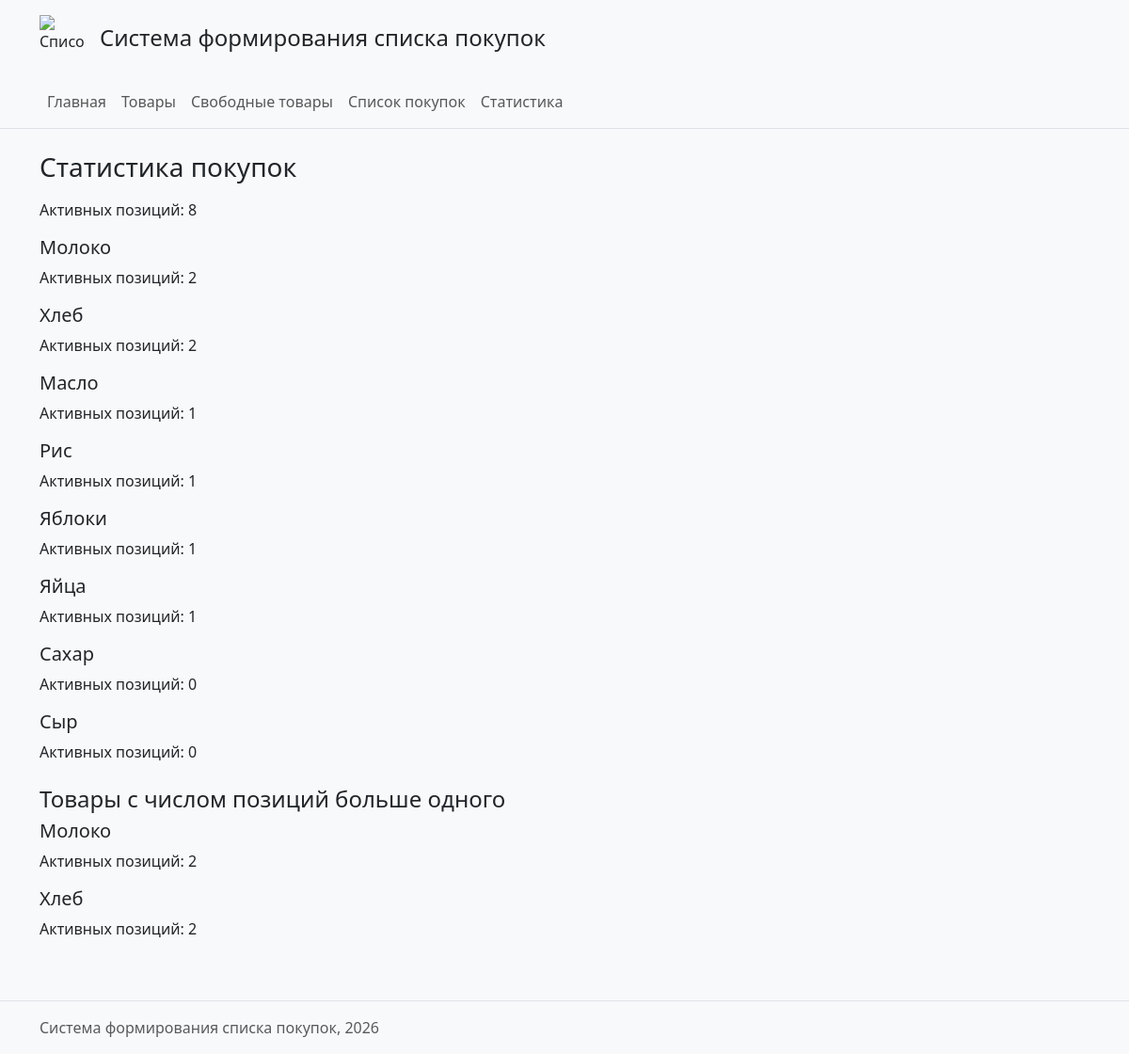
/purchases/statistics/, run on the app's committed database.
### purchases/views.py (the view)
# urls.py: path("statistics/", views.statistics, name="statistics"),
def statistics(request):
    connection = get_connection()
    try:
        statistics_data = connection.execute(
            """
            SELECT
                products.name AS product_name,
                COUNT(purchases.id) AS purchases_count
            FROM products
            LEFT JOIN purchases
                ON products.id = purchases.product_id
                AND purchases.is_cancelled = 0
            GROUP BY products.id, products.name
            ORDER BY purchases_count DESC, products.name
            """
        ).fetchall()
        popular = connection.execute(
            """
            SELECT
                products.name AS name,
                COUNT(purchases.id) AS purchases_count
            FROM products
            JOIN purchases ON products.id = purchases.product_id
            WHERE purchases.is_cancelled = 0
            GROUP BY products.id, products.name
            HAVING COUNT(purchases.id) > 1
            ORDER BY purchases_count DESC, products.name
            """
        ).fetchall()
        purchases_count = connection.execute(
            """
            SELECT COUNT(*) AS total
            FROM purchases
            WHERE is_cancelled = 0
            """
        ).fetchone()["total"]
    finally:
        connection.close()
    context = {
        "statistics": statistics_data,
        "popular": popular,
        "purchases_count": purchases_count,
    }
    return render(request, "purchases/statistics.html", context)

### db/database.py (called while the page is built)
def get_connection():
    connection = sqlite3.connect(DB_PATH)
    connection.execute("PRAGMA foreign_keys = ON")
    connection.row_factory = sqlite3.Row
    return connection

### purchases/templates/purchases/statistics.html (shortened to what this page needs)
{% extends "base.html" %}
{% block content %}
<h1 class="h3 mb-3">Статистика покупок</h1>
<p>Активных позиций: {{ purchases_count }}</p>
{% for item in statistics %}
<article class="mb-3">
    <h2 class="h5">{{ item.product_name }}</h2>
    <p>Активных позиций: {{ item.purchases_count }}</p>
</article>
{% empty %}
<p>Товары отсутствуют.</p>
{% endfor %}
<h2 class="h4 mt-4">Товары с числом позиций больше одного</h2>
{% for product in popular %}
<article class="mb-3">
    <h3 class="h5">{{ product.name }}</h3>
    <p>Активных позиций: {{ product.purchases_count }}</p>
</article>
{% empty %}
<p>Таких товаров нет.</p>
{% endfor %}
{% endblock %}

### homepage/static/homepage/css/style.css (style rules this page uses)
body { background-color: #f8f9fa; }

### data on the page
products: product_name "Молоко", purchases_count "2", name "Молоко"
products: product_name "Хлеб", purchases_count "2", name "Хлеб"
products: product_name "Масло", purchases_count "1"
products: product_name "Рис", purchases_count "1"
products: product_name "Яблоки", purchases_count "1"
products: product_name "Яйца", purchases_count "1"
products: product_name "Сахар", purchases_count "0"
products: product_name "Сыр", purchases_count "0"

### other printed values
{{ purchases_count }} "8"
